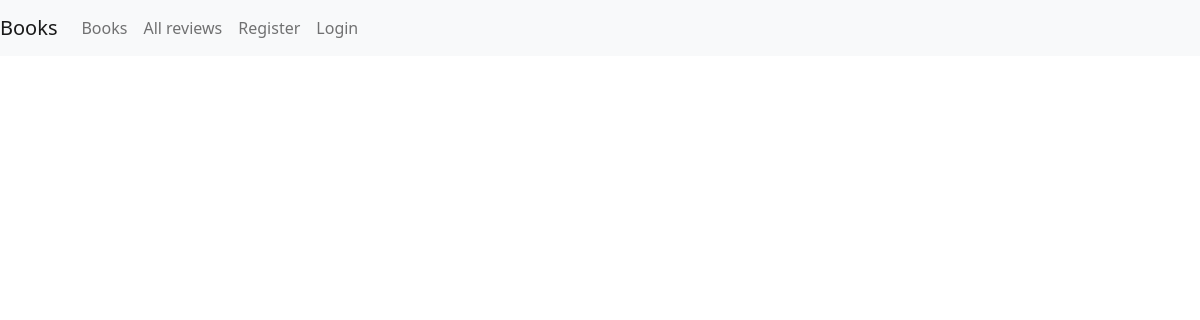
Page /app/review_list/ on the earlier database version.
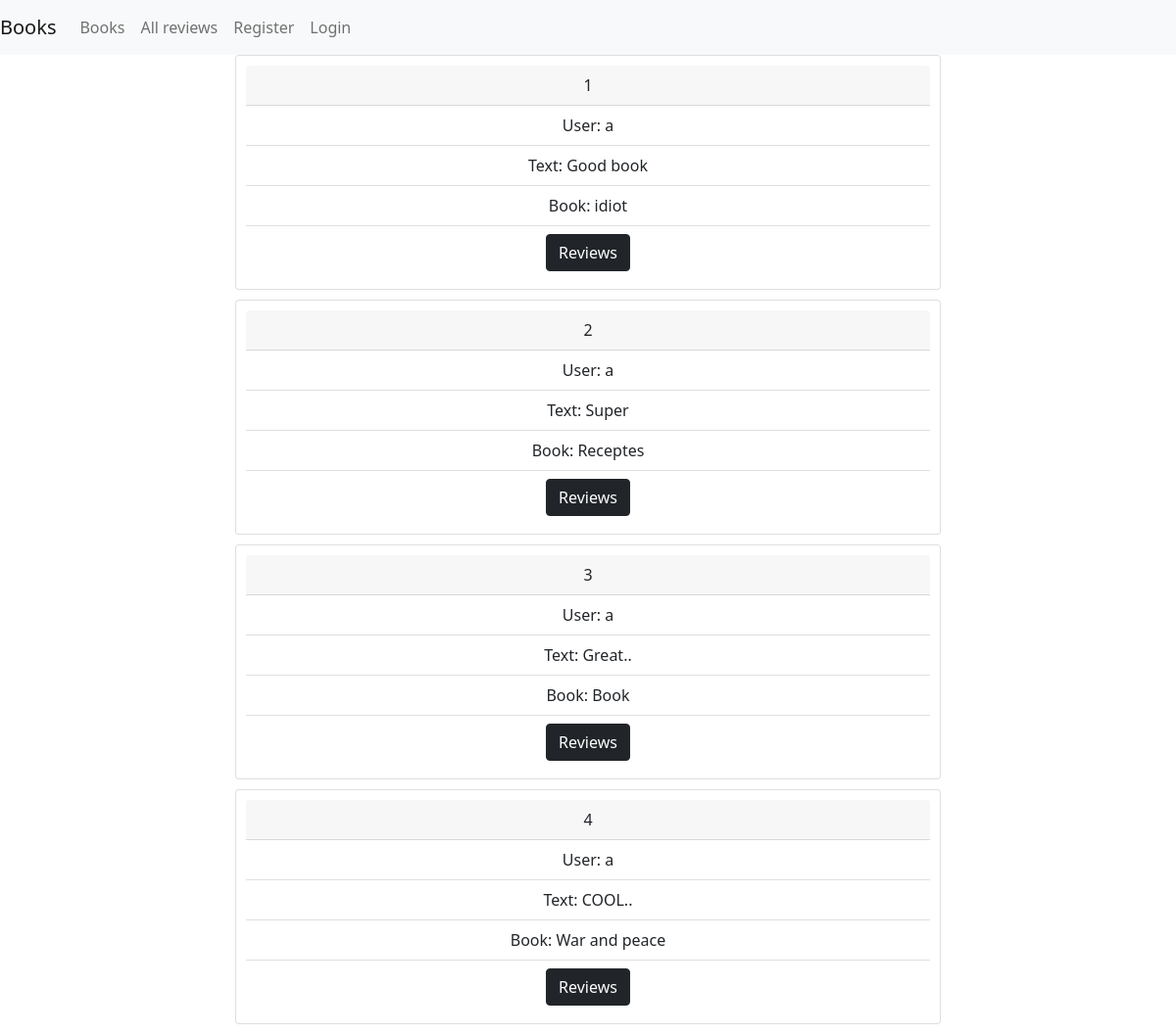
Same page on the later database version.
### app_tutorial/models.py (models this page shows, shortened)
class Review(models.Model):
    user = models.ForeignKey(User, on_delete = models.CASCADE)
    book = models.ForeignKey(Book, on_delete= models.CASCADE)
    text = models.TextField()

class Book(models.Model):
    name = models.CharField(max_length=255)
    pages_number = models.IntegerField(default=100)
    price = models.DecimalField(max_digits=10, decimal_places=2)
    description = models.TextField(null=True,blank=True)
    def __str__(self):
        return self.name

### app_tutorial/views.py (the view)
# urls.py: path('review_list/', views.review_list, name='review_list'),
def review_list(request):
    reviews = Review.objects.all()
    return render(request, 'review_list.html', {'reviews': reviews})

### templates/review_list.html (shortened to what this page needs)
{% extends 'base.html'%}
{%block content%}
{% for review in reviews %}
    <div class="review card">
      <div class="card-header">
        {{review.id}}
      </div>
      <ul class="list-group list-group-flush">
        <li class="list-group-item">User: {{review.user}}</li>
        <li class="list-group-item">Text: {{review.text}}</li>
        <li class="list-group-item">Book: {{review.book}}</li>
          <li class="list-group-item">
              <a class="btn btn-dark" href="{% url 'book_review_list' book_id=review.book.id%}" role="button">Reviews</a>
          </li>
      </ul>
    </div>
{% endfor %}
{% endblock %}

### templates/base.html (shortened to what this page needs)
<!DOCTYPE html>
{% load static %}
<html lang="en">
<head>
    <link href="https://cdn.jsdelivr.net/npm/bootstrap@5.1.3/dist/css/bootstrap.min.css" rel="stylesheet">
    <link rel="stylesheet" href="{% static 'styles.css' %}">
</head>
<body>
<nav class="navbar navbar-expand-lg navbar-light bg-light">
  <a class="navbar-brand" href="{% url 'index' %}">Books</a>
  <div class="collapse navbar-collapse" id="navbarNav">
    <ul class="navbar-nav">
      <li class="nav-item active">
        <a class="nav-link" href="{% url 'book_list' %}"> Books</a>
      </li>
      <li class="nav-item">
        <a class="nav-link" href="{% url 'review_list' %}">All reviews</a>
      </li>
      {% if not user.is_authenticated %}
      <li class="nav-item">
        <a class="nav-link" href="{% url 'register_user' %}">Register</a>
      </li>
      <li class="nav-item">
        <a class="nav-link" href="{% url 'login_user' %}">Login</a>
      </li>
      {% endif %}
    </ul>
  </div>
</nav>
<div class="main">
{% block content %}
{% endblock %}
</div>
</body>
</html>

### static/styles.css (style rules this page uses)
.main { width: 60%; margin: 0 auto; }
.review { text-align: center; padding: 10px; margin-bottom: 10px; }

Differences in the rows shown:
added Review: id "1", user "a", text "Good book", book "idiot"
added Review: id "2", user "a", text "Super", book "Receptes"
added Review: id "3", user "a", text "Great..", book "Book"
added Review: id "4", user "a", text "COOL..", book "War and peace"
